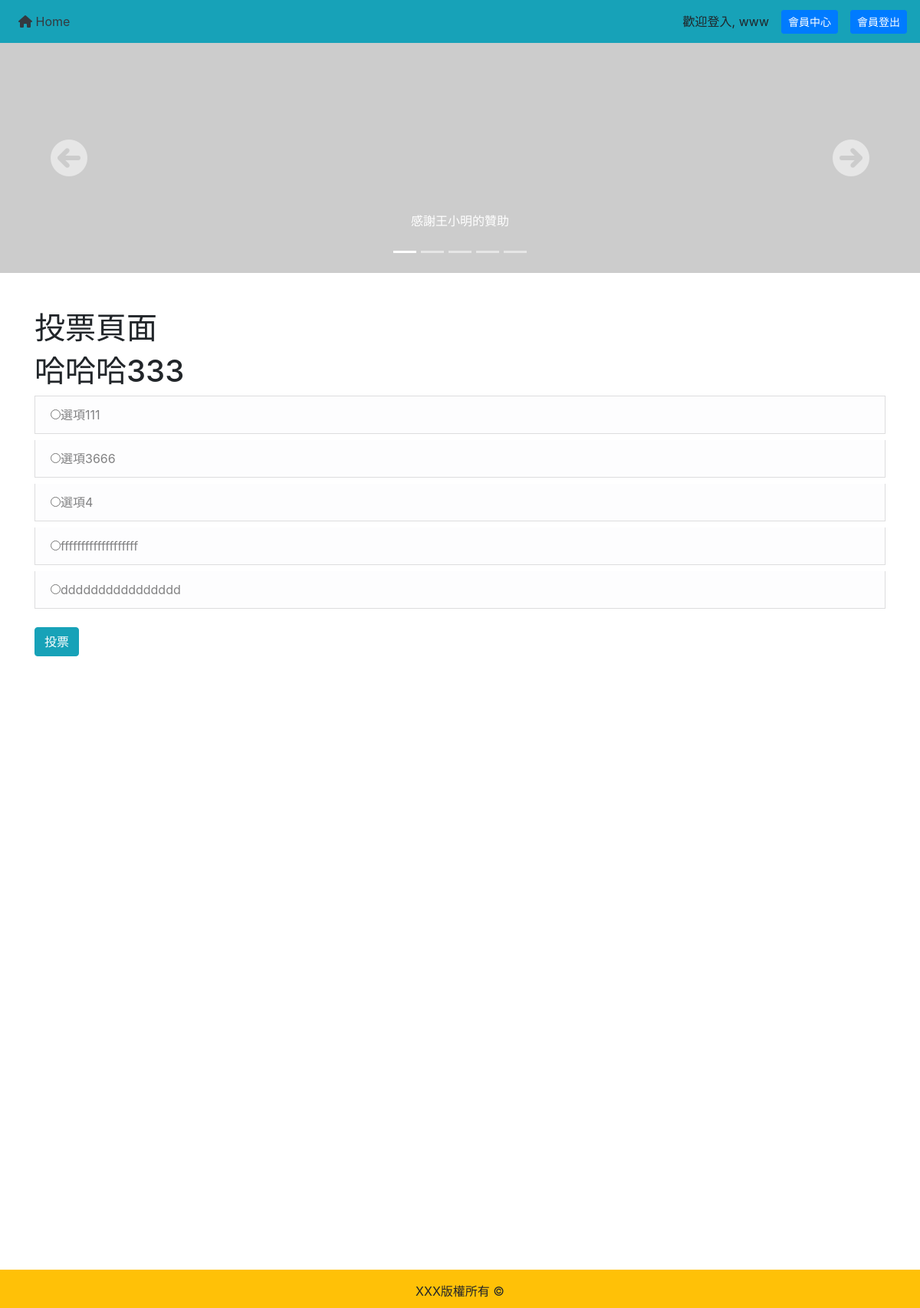
The page /index.php?do=vote&id=1 (signed in) on the database its author committed.
### tables this page shows
CREATE TABLE `topics` (
  `id` int(11) UNSIGNED NOT NULL,
  `topic` varchar(128) NOT NULL,
  `status` tinyint(1) UNSIGNED NOT NULL DEFAULT 1
);

CREATE TABLE `options` (
  `id` int(11) UNSIGNED NOT NULL,
  `topic_id` int(11) UNSIGNED NOT NULL,
  `opt` varchar(128) NOT NULL,
  `count` int(11) NOT NULL
);

### api/db.php (called while the page is built, shortened)
<?php
$dsn="mysql:host=localhost;charset=utf8;dbname=vote";
$pdo=new PDO($dsn,"root","");
function find($table,$id){
    global $pdo;
    $sql="SELECT * FROM `$table` WHERE ";
    if(is_array($id)){
        foreach($id as $key=>$value){
            $tmp[]="`$key`='$value'";
        }
        $sql=$sql . implode(" AND ",$tmp);
    }else{
        $sql=$sql . "`id`='$id'";
    }
    return $pdo->query($sql)->fetch(PDO::FETCH_ASSOC);
}
function all($table,...$arg){
    global $pdo;
    $sql="SELECT * FROM `$table` ";
    if(isset($arg[0])){
        if(is_array($arg[0])){
            foreach($arg[0] as $key=>$value){
                $tmp[]="`$key`='$value'";
            }
            $sql=$sql . "WHERE " . implode(" AND ",$tmp);
        }
        else{
            $sql=$sql.$arg[0];
        }
    }
    $rows=$pdo->query($sql)->fetchAll(PDO::FETCH_ASSOC);
    return $rows;
}
?>

### frontend/vote.php (the view, shortened to what this page needs)
<h1 class="mt-5">投票頁面</h1>
<?php
$id=$_GET["id"];
$subject=find("topics",$id);
$options=all("options",["topic_id"=>$id]);
?>
<h1><?=$subject["topic"];?></h1>
<ol class="list-group">
    <form action="./api/vote.php" method="post">
<?php
foreach($options as $key => $opt){
    echo "<label class='list-group-item list-group-item-light list-group-item-action'>";
    echo "<input type='radio' name='opt' value='{$opt['id']}'>";
    echo $opt["opt"];
    echo "</label>";
}
?>
<input class="btn btn-info mt-3" type="submit" value="投票">
</form>
</ol>

### rows shown on the page
topics: topic "哈哈哈333"
options: opt "選項111"
options: opt "選項3666"
options: opt "選項4"
options: opt "fffffffffffffffffff"
options: opt "dddddddddddddddd"

### other values the page prints
$_SESSION["user"] "www"
